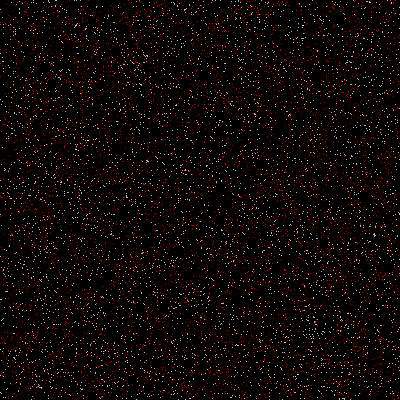
Frame 1 (no input)
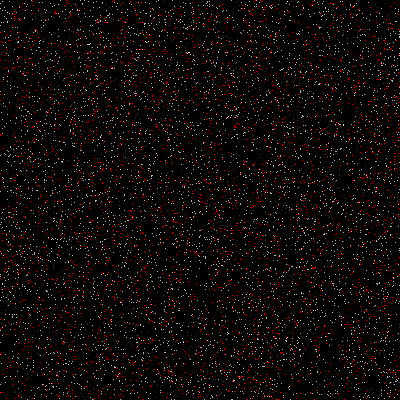
Frame 60 (the mouse pressed at the canvas centre just before this capture)
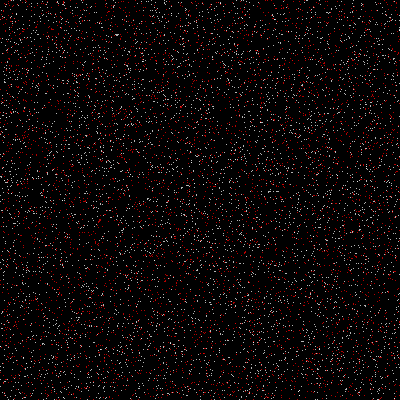
Frame 120 (the mouse held since frame 60 and released just before this capture)

The Processing sketch that drew these frames (run headless with seeded random() and noise(); from frame 60 on, the mouse is pressed at the canvas centre):

// Processing sketch: first_sketch_on_mac
// ── first_sketch_on_mac.pde

void setup() {
  size(400, 400);
  background(0);
}

void draw() {
  resetFrame();
  generateRandomNoise( color( 255, 255, 255 ), 5000 );
  generateRandomNoise( color( 255, 0, 0 ), 5000 );
}

void generateRandomNoise( color c, int noPoints ) {
  stroke(c);
  for( int i = 0; i < noPoints; ++i ) {
    point( random(width), random(height) );
  }
}

void emptyCircle( float x, float y, float radius, color strokeColor ) {
  fill(0, 0);
  stroke(strokeColor);
  ellipse(x, y, radius, radius);
}

void resetFrame() {
  background(0);
}
